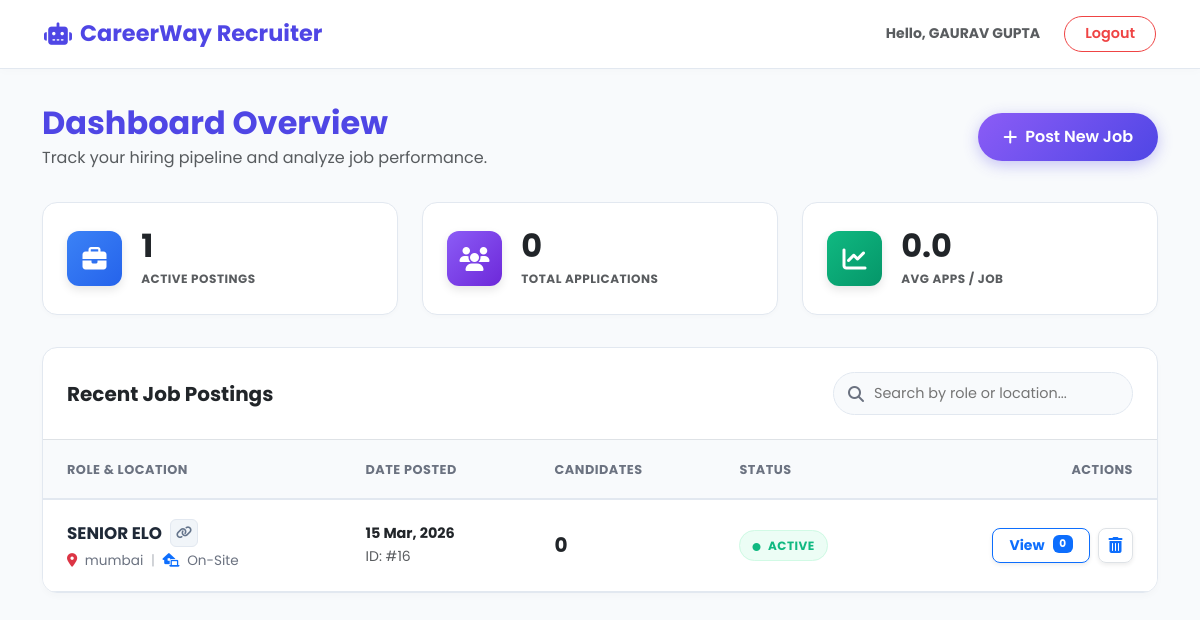
The app's page /recruiter_dashboard (signed in) with its own data.
### app.py (models this page shows)
class Job(db.Model):
    id = db.Column(db.Integer, primary_key=True)
    title = db.Column(db.String(100), nullable=False)
    company = db.Column(db.String(100), nullable=False)
    location = db.Column(db.String(100), nullable=False)
    salary = db.Column(db.String(50))
    skills = db.Column(db.String(500))
    job_type = db.Column(db.String(20))
    work_mode = db.Column(db.String(20))
    experience_req = db.Column(db.String(50))
    last_date = db.Column(db.String(50))
    application_start_date = db.Column(db.String(50))
    application_fee = db.Column(db.String(100))
    min_qualification = db.Column(db.String(100))
    age_limit = db.Column(db.String(50))
    category = db.Column(db.String(50), default='General')
    description = db.Column(db.Text)
    date_posted = db.Column(db.DateTime, default=datetime.utcnow)
    recruiter_id = db.Column(db.Integer, db.ForeignKey('user.id'))
    source_link = db.Column(db.String(500))
    status = db.Column(db.String(20), default='Active')
    ai_confidence = db.Column(db.Integer, default=0)
    applications = db.relationship('Application', backref='job', lazy=True)

### app.py (the view)
@app.route('/recruiter_dashboard')
def recruiter_dashboard():
    if 'user_id' not in session or session.get('user_role') != 'Recruiter': return redirect(url_for('login'))
    my_jobs = Job.query.filter_by(recruiter_id=session['user_id']).order_by(Job.date_posted.desc()).all()
    stats = {job.id: Application.query.filter_by(job_id=job.id).count() for job in my_jobs}
    return render_template('recruiter_dashboard.html', jobs=my_jobs, stats=stats, user_name=session.get('user_name'))

### templates/recruiter_dashboard.html (shortened to what this page needs)
<!DOCTYPE html>
<html lang="en">
<head>
    <link href="https://cdn.jsdelivr.net/npm/bootstrap@5.3.0/dist/css/bootstrap.min.css" rel="stylesheet">
    <link rel="stylesheet" href="https://cdnjs.cloudflare.com/ajax/libs/font-awesome/6.4.0/css/all.min.css">
</head>
<body>
<nav class="navbar">
    <div class="container-fluid">
        <a href="#" class="brand-logo"><i class="fas fa-robot"></i> CareerWay Recruiter</a>
        <div class="d-flex align-items-center gap-4">
            <span class="text-muted small fw-bold d-none d-sm-block">Hello, {{ user_name }}</span>
            <a href="{{ url_for('logout') }}" class="btn-logout">Logout</a>
        </div>
    </div>
</nav>
<div class="container py-4">
    <div class="dashboard-header">
        <div>
            <h2 class="fw-bold mb-1" style="color: var(--primary);">Dashboard Overview</h2>
            <p class="text-muted mb-0">Track your hiring pipeline and analyze job performance.</p>
        </div>
        <a href="{{ url_for('post_job') }}" class="btn-create">
            <i class="fas fa-plus"></i> Post New Job
        </a>
    </div>
    <div class="row g-4 mb-4">
        <div class="col-md-4">
            <div class="stat-card">
                <div class="icon-box stat-blue"><i class="fas fa-briefcase"></i></div>
                <div>
                    <h2 class="fw-bold mb-0 text-dark">{{ jobs|length }}</h2>
                    <small class="text-muted fw-bold text-uppercase" style="font-size: 0.75rem; letter-spacing: 0.5px;">Active Postings</small>
                </div>
            </div>
        </div>
        <div class="col-md-4">
            <div class="stat-card">
                <div class="icon-box stat-purple"><i class="fas fa-users"></i></div>
                <div>
                    {% set total_apps = stats.values() | sum %}
                    <h2 class="fw-bold mb-0 text-dark">{{ total_apps }}</h2>
                    <small class="text-muted fw-bold text-uppercase" style="font-size: 0.75rem; letter-spacing: 0.5px;">Total Applications</small>
                </div>
            </div>
        </div>
        <div class="col-md-4">
            <div class="stat-card">
                <div class="icon-box stat-green"><i class="fas fa-chart-line"></i></div>
                <div>
                    {% if jobs|length > 0 %}
                        <h2 class="fw-bold mb-0 text-dark">{{ (total_apps / jobs|length)|round(1) }}</h2>
                    {% else %}
                        <h2 class="fw-bold mb-0 text-dark">0</h2>
                    {% endif %}
                    <small class="text-muted fw-bold text-uppercase" style="font-size: 0.75rem; letter-spacing: 0.5px;">Avg Apps / Job</small>
                </div>
            </div>
        </div>
    </div>
    <div class="table-container">
        <div class="p-4 border-bottom d-flex justify-content-between align-items-center flex-wrap gap-3">
            <h5 class="fw-bold mb-0 text-dark">Recent Job Postings</h5>
            <div class="search-wrapper">
                <i class="fas fa-search"></i>
                <input type="text" id="jobSearchInput" class="search-input" placeholder="Search by role or location..." onkeyup="filterTable()">
            </div>
        </div>
        <div class="table-responsive">
            <table class="table mb-0" id="jobsTable">
                <thead>
                    <tr>
                        <th>Role & Location</th>
                        <th>Date Posted</th>
                        <th>Candidates</th>
                        <th>Status</th>
                        <th class="text-end">Actions</th>
                    </tr>
                </thead>
                <tbody>
                    {% for job in jobs %}
                    <tr class="job-row">
                        <td>
                            <div class="job-title">
                                {{ job.title }}
                                <button class="btn-copy" onclick="copyJobLink(this, '{{ url_for('view_job', job_id=job.id, _external=True) }}')" title="Copy Public Share Link">
                                    <i class="fas fa-link"></i>
                                </button>
                            </div>
                            <span class="job-meta"><i class="fas fa-map-marker-alt text-danger me-1"></i> {{ job.location }} <span class="mx-1 opacity-50">|</span> <i class="fas fa-laptop-house text-primary me-1"></i> {{ job.work_mode }}</span>
                        </td>
                        <td>
                            <div class="fw-bold text-dark" style="font-size: 0.9rem;">{{ job.date_posted.strftime('%d %b, %Y') }}</div>
                            <small class="text-muted">ID: #{{ job.id }}</small>
                        </td>
                        <td>
                            <div class="d-flex align-items-center gap-2">
                                <span class="fw-bold text-dark fs-5">{{ stats[job.id] }}</span>
                            </div>
                        </td>
                        <td><span class="status-badge status-active"><i class="fas fa-circle me-1" style="font-size: 0.5rem;"></i> Active</span></td>
                        <td class="text-end">
                            <div class="d-flex justify-content-end gap-2">
                                <a href="{{ url_for('job_applicants', job_id=job.id) }}" class="btn btn-sm btn-outline-primary fw-bold px-3 shadow-sm d-flex align-items-center" style="border-radius: 8px;">
                                    View <span class="badge bg-primary text-white ms-2">{{ stats[job.id] }}</span>
                                </a>
                                <a href="{{ url_for('delete_job', job_id=job.id) }}" class="btn-action btn-outline-danger border shadow-sm" onclick="return confirm('Warning: Are you sure you want to delete this job? All associated candidate applications will also be permanently deleted.');" title="Delete Job">
                                    <i class="fas fa-trash-alt"></i>
                                </a>
                            </div>
                        </td>
                    </tr>
                    {% endfor %}
                </tbody>
            </table>
        </div>
    </div>
</div>
</body>
</html>

### templates/recruiter_dashboard.html (style rules this page uses)
:root { --primary: #4F46E5; --accent: #10B981; --bg: #F8FAFC; --card: #FFFFFF; --text-main: #1F2937; --text-muted: #6B7280; --border: #E2E8F0; }
body { background: var(--bg); color: var(--text-main); font-family: 'Poppins', sans-serif; padding-top: 80px; padding-bottom: 50px; }
.navbar { background: var(--card); border-bottom: 1px solid var(--border); padding: 1rem 2rem; box-shadow: 0 2px 10px rgba(0,0,0,0.02); position: fixed; top: 0; width: 100%; z-index: 1000; }
.brand-logo { font-weight: 700; font-size: 1.4rem; color: var(--primary); text-decoration: none; display: flex; align-items: center; gap: 8px; }
.btn-logout { border: 1px solid #EF4444; color: #EF4444; border-radius: 50px; padding: 6px 20px; text-decoration: none; font-size: 0.9rem; font-weight: 600; transition: 0.3s; }
.dashboard-header { display: flex; justify-content: space-between; align-items: center; margin-bottom: 2rem; flex-wrap: wrap; gap: 15px; }
.btn-create { background: linear-gradient(135deg, #8B5CF6 0%, #4F46E5 100%); color: white; padding: 12px 25px; border-radius: 50px; border: none; font-weight: 600; box-shadow: 0 4px 15px rgba(79, 70, 229, 0.3); transition: all 0.3s; text-decoration: none; display: inline-flex; align-items: center; gap: 8px; }
.stat-card { background: var(--card); border-radius: 15px; padding: 1.5rem; border: 1px solid var(--border); display: flex; align-items: center; gap: 1.2rem; transition: all 0.3s; box-shadow: 0 2px 5px rgba(0,0,0,0.02); }
.icon-box { width: 55px; height: 55px; border-radius: 12px; display: flex; align-items: center; justify-content: center; font-size: 1.5rem; color: white; box-shadow: 0 4px 10px rgba(0,0,0,0.1); }
.stat-blue { background: linear-gradient(135deg, #3B82F6 0%, #2563EB 100%); }
.stat-purple { background: linear-gradient(135deg, #8B5CF6 0%, #6D28D9 100%); }
.stat-green { background: linear-gradient(135deg, #10B981 0%, #059669 100%); }
.table-container { background: var(--card); border-radius: 15px; border: 1px solid var(--border); overflow: hidden; margin-top: 2rem; box-shadow: 0 4px 6px rgba(0,0,0,0.02); }
.table thead th { background: #F8FAFC; font-size: 0.8rem; text-transform: uppercase; letter-spacing: 0.5px; color: var(--text-muted); padding: 1.2rem 1.5rem; font-weight: 700; border-bottom: 2px solid var(--border); }
.table tbody td { padding: 1.2rem 1.5rem; vertical-align: middle; border-bottom: 1px solid var(--border); }
.job-title { font-weight: 700; color: var(--text-main); font-size: 1.05rem; display: flex; align-items: center; gap: 8px; }
.job-meta { font-size: 0.85rem; color: var(--text-muted); margin-top: 4px; display: block; }
.status-badge { padding: 6px 12px; border-radius: 50px; font-size: 0.75rem; font-weight: 700; text-transform: uppercase; letter-spacing: 0.5px; }
.status-active { background: #ECFDF5; color: #10B981; border: 1px solid #D1FAE5; }
.btn-action { width: 35px; height: 35px; border-radius: 8px; display: inline-flex; align-items: center; justify-content: center; transition: 0.2s; text-decoration: none; font-size: 1rem; }
.btn-copy { background: #F1F5F9; color: #64748B; border: 1px solid #E2E8F0; width: 28px; height: 28px; border-radius: 6px; font-size: 0.8rem; display: flex; justify-content: center; align-items: center; cursor: pointer; transition: 0.2s; }
.search-wrapper { position: relative; width: 300px; }
.search-wrapper i { position: absolute; left: 15px; top: 50%; transform: translateY(-50%); color: var(--text-muted); }
.search-input { width: 100%; padding: 10px 15px 10px 40px; border-radius: 50px; border: 1px solid var(--border); background: #F8FAFC; outline: none; transition: 0.3s; font-size: 0.9rem; }

### records on screen
Job: title "SENIOR ELO", location "mumbai", work_mode "On-Site", date_posted "15 Mar, 2026", id "16", ai_confidence "0"

### other values on screen
{{ user_name }} "GAURAV GUPTA"
{{ jobs|length }} "1"
{{ total_apps }} "0"
{{ (total_apps / jobs|length)|round(1) }} "0.0"
